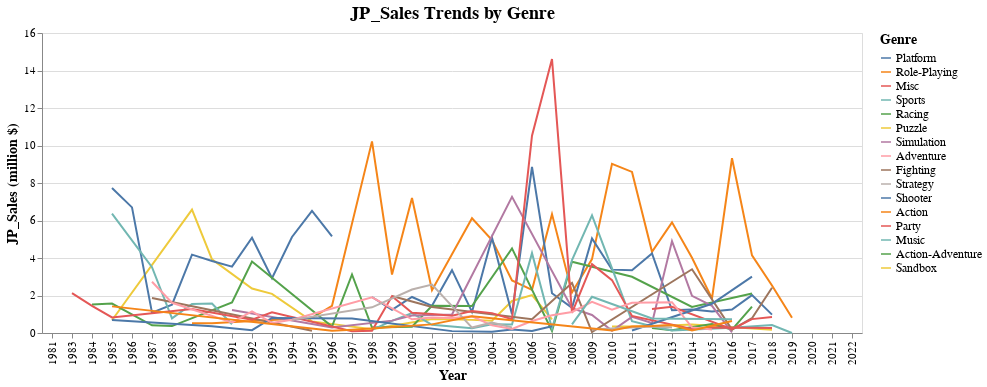

Notebook code for this chart:
### Code cell
orderr = Nintendo_df.groupby(['Genre'])['JP_Sales'].sum().sort_values(ascending=False).to_frame().index.tolist()

line = alt.Chart(Nintendo_df, title="JP_Sales Trends by Genre").transform_aggregate(
    JP_Sales='sum(JP_Sales)',
    groupby=['Year','Genre']
).mark_line().encode(
    x = alt.X('Year:N'),
    y = alt.Y('JP_Sales:Q', title='JP_Sales (million $)'),
    color = alt.Color('Genre:N', title='Genre', sort=orderr)
)

chart = alt.layer(line).configure_title(fontSize=18, anchor="middle").configure_legend(titleFontSize=14,labelFontSize=12).configure_axis(titleFontSize=14,labelFontSize=11) 

JP_line = chart.encode(
    tooltip=['Year:N','Genre:N','JP_Sales:Q']
)

JP_line

### Figure 1 — Vega-Lite specification as saved in the notebook (floating-point values rounded to 4 significant figures; data arrays with more than 128 entries replaced by an {"elided": "..."} marker saying what was removed)
{"config": {"view": {"continuousWidth": 400, "continuousHeight": 300}, "axis": {"labelFontSize": 11, "titleFontSize": 14}, "legend": {"labelFontSize": 12, "titleFontSize": 14}, "title": {"anchor": "middle", "fontSize": 18}}, "layer": [{"mark": "line", "encoding": {"color": {"field": "Genre", "sort": ["Platform", "Role-Playing", "Misc", "Sports", "Racing", "Puzzle", "Simulation", "Adventure", "Fighting", "Strategy", "Shooter", "Action", "Party", "Music", "Action-Adventure", "Sandbox"], "title": "Genre", "type": "nominal"}, "x": {"field": "Year", "type": "nominal"}, "y": {"field": "JP_Sales", "title": "JP_Sales (million $)", "type": "quantitative"}}, "title": "JP_Sales Trends by Genre", "transform": [{"aggregate": [{"op": "sum", "field": "JP_Sales", "as": "JP_Sales"}], "groupby": ["Year", "Genre"]}]}], "data": {"name": "data-29f84a0e3420e28588728a102ca42ad6"}, "encoding": {"tooltip": [{"field": "Year", "type": "nominal"}, {"field": "Genre", "type": "nominal"}, {"field": "JP_Sales", "type": "quantitative"}]}, "$schema": "https://vega.github.io/schema/vega-lite/v4.17.0.json", "datasets": {"data-29f84a0e3420e28588728a102ca42ad6": {"elided": "532 records"}}}
